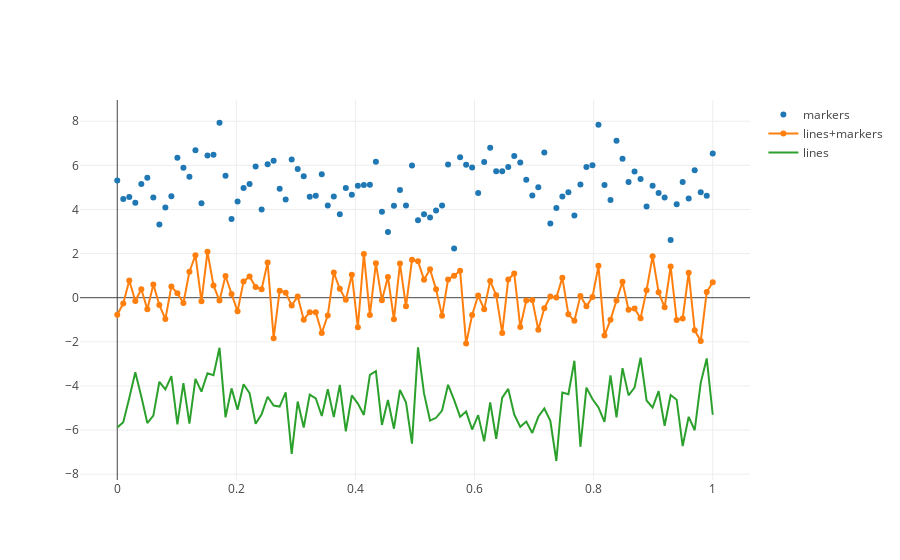

The notebook cell saved with this chart:
### Code cell
# Scatter + lines

# Data
N = 100
random_x = np.linspace(0, 1, N)
random_y0 = np.random.randn(N)+5
random_y1 = np.random.randn(N)
random_y2 = np.random.randn(N)-5

# Create traces
trace0 = go.Scatter(
    x = random_x,
    y = random_y0,
    mode = 'markers',
    name = 'markers'
)
trace1 = go.Scatter(
    x = random_x,
    y = random_y1,
    mode = 'lines+markers',
    name = 'lines+markers'
)
trace2 = go.Scatter(
    x = random_x,
    y = random_y2,
    mode = 'lines',
    name = 'lines'
)

data = [trace0, trace1, trace2]
plotly.offline.iplot(data, filename='scatter-mode')
